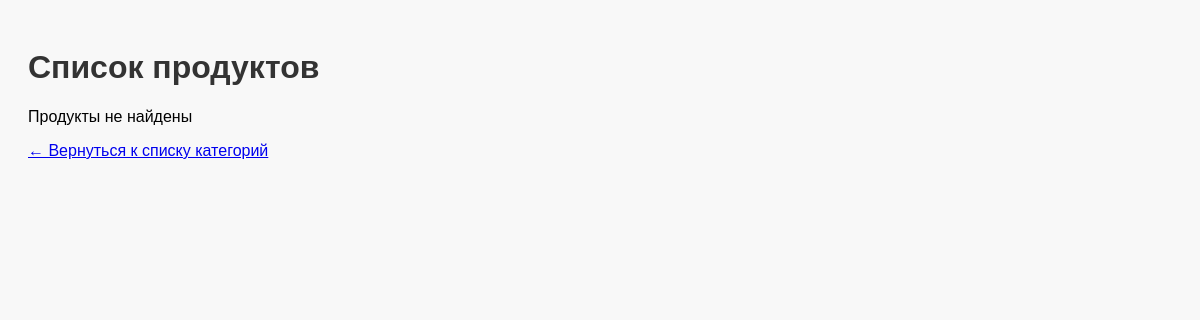
Before: /products/ with the older database file.
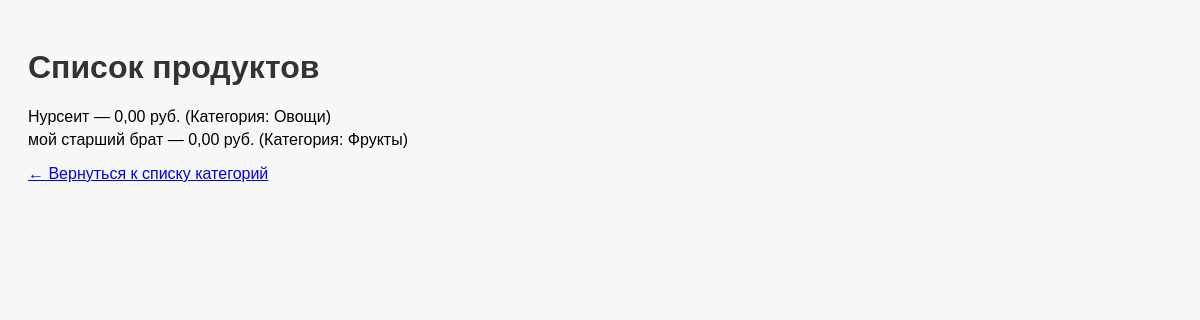
After: the same page with the newer database file.
### shop/models.py (models this page shows, shortened)
class Product(models.Model):
    name = models.CharField(max_length=100, verbose_name='Название продукта')
    price = models.DecimalField(max_digits=10, decimal_places=2, verbose_name='Цена')
    category = models.ForeignKey(Category, on_delete=models.CASCADE, related_name='products', verbose_name='Категория')

class Category(models.Model):
    name = models.CharField(max_length=100, verbose_name='Название категории')

### shop/views.py (the view)
# urls.py: path('products/', views.productListView, name='product_list'),
def productListView(request):
    products = Product.objects.all()
    context = {
        'products': products
    }
    return render(request, 'shop/product_list.html', context)

### templates/shop/product_list.html (shortened to what this page needs)
<!DOCTYPE html>
<html lang="ru">
<head>
</head>
<body>
    <h1>Список продуктов</h1>
    <ul>
        {% for product in products %}
            <li>
                {{ product.name }} — {{ product.price }} руб.
                (Категория: {{ product.category.name }})
            </li>
        {% empty %}
            <li>Продукты не найдены</li>
        {% endfor %}
    </ul>
    <p><a href="{% url 'category_list' %}">← Вернуться к списку категорий</a></p>
</body>
</html>

Changed rows visible on the page:
added Product: name "Нурсеит", price "0,00", category.name "Овощи"
added Product: name "мой старший брат", price "0,00", category.name "Фрукты"
Other visible differences:
text no longer shown: "Продукты не найдены"
